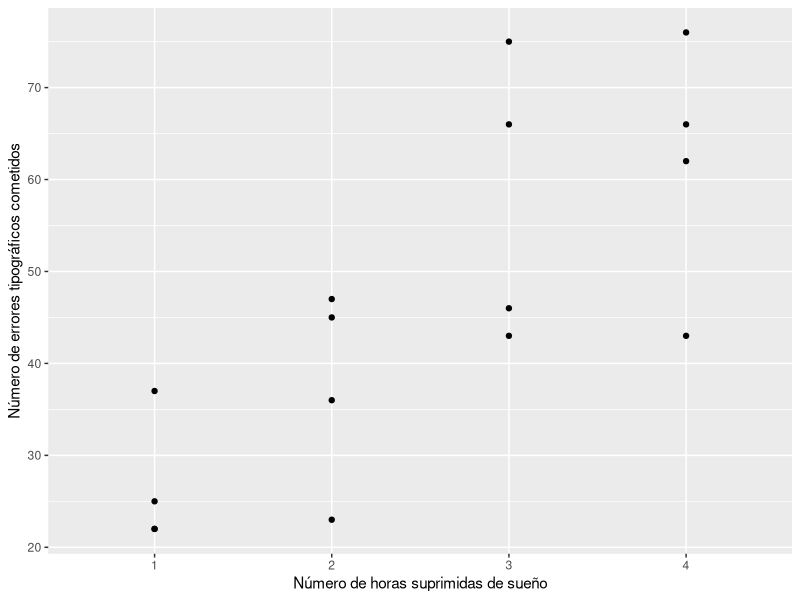
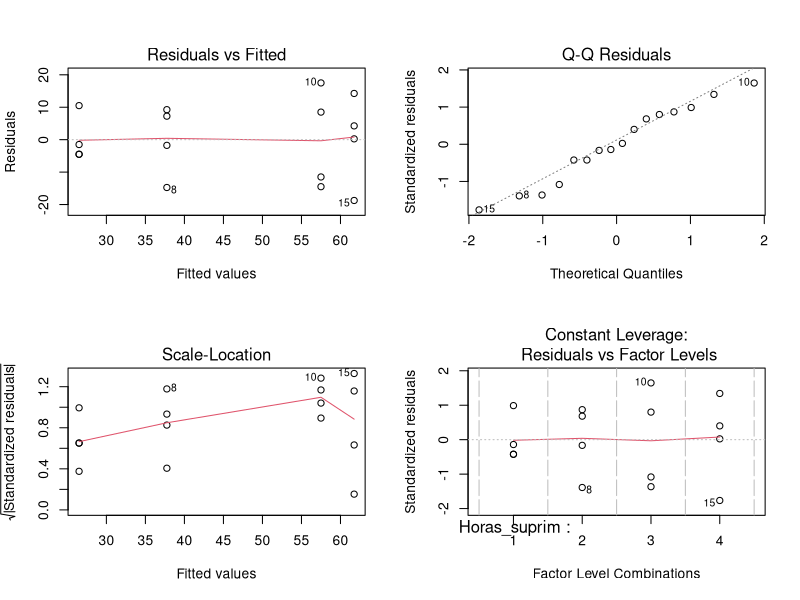
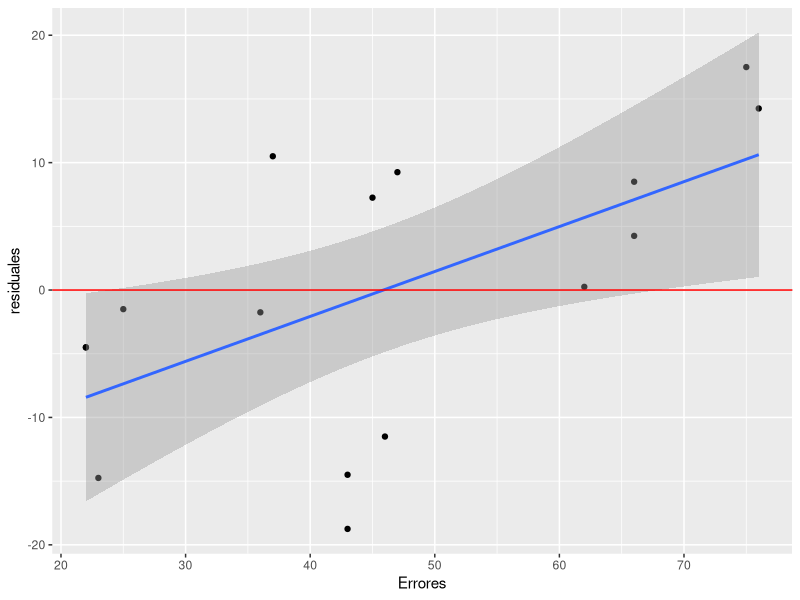
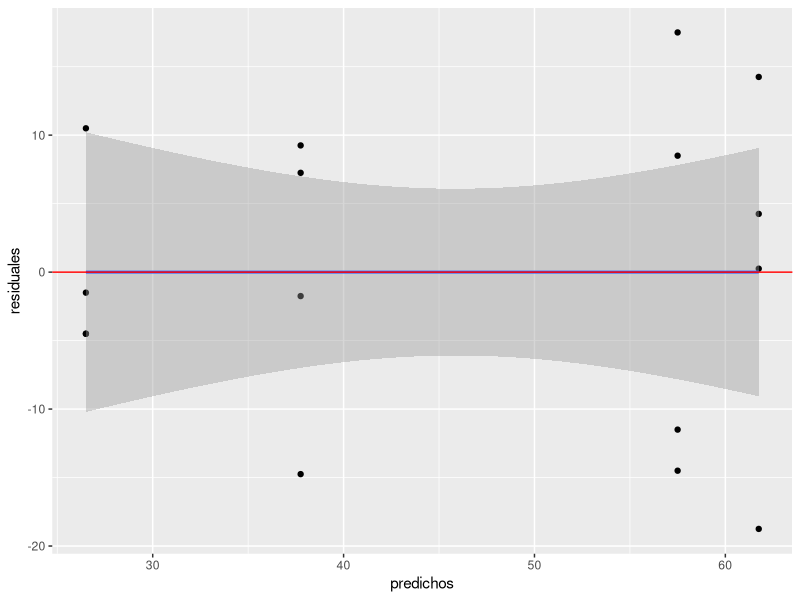
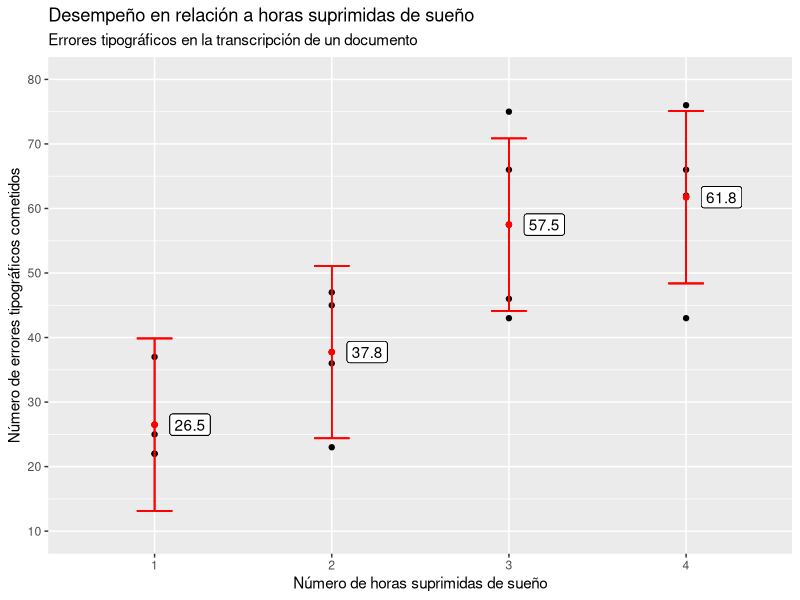
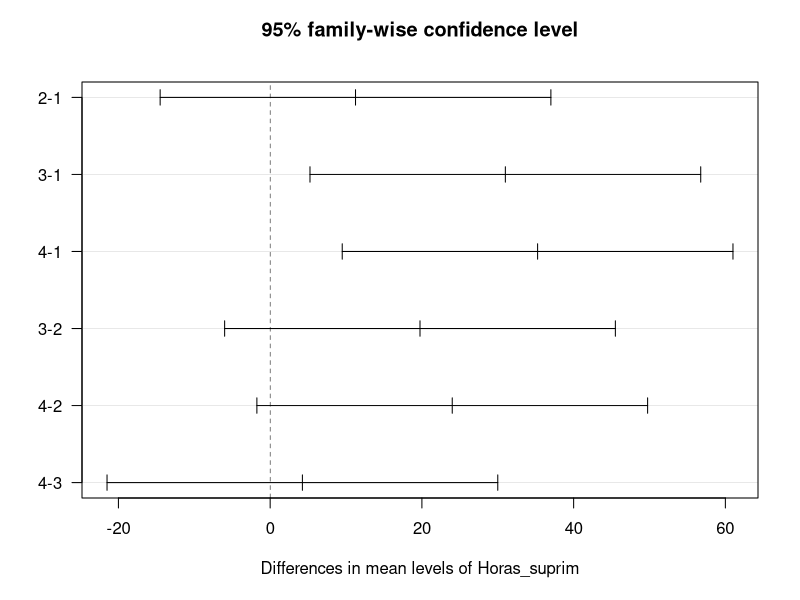

Write R code to recreate these figures, in order.
## ---- chunk 1
knitr::opts_chunk$set(echo = TRUE)
## ---- chunk 2
sueño <- read.csv2("Ejemplo1.csv")
sueño$Horas_suprim <- factor(sueño$Horas_suprim)
## ---- chunk 3
library(ggplot2)
g1 <- ggplot(sueño, aes(Horas_suprim, Errores))
g1 + geom_point() +
     stat_summary(fun.data = "mean_cl_boot", 
                  colour = "blue", size = 0.5) +
     ylab("Número de errores tipográficos cometidos") +
     xlab("Número de horas suprimidas de sueño")
## ---- chunk 4
modelo1 <- aov(Errores ~ Horas_suprim, data = sueño)
summary(modelo1)
## ---- chunk 5
model.tables(modelo1, se = TRUE)
## ---- chunk 6
model.tables(modelo1, type = "mean", se = TRUE)
## ---- chunk 7
# Estimador de la varianza del error aleatorio
(varErr <- summary(modelo1)[[1]]$"Mean Sq"[2])
# Estimación de la desviación estándar del error aleatorio
(desvErr <- sqrt(varErr))
## ---- chunk 8
residuales <- residuals(modelo1)
residualesEstandarizados <- rstandard(modelo1) # Residuales estudentizados internos
residualesEstudentizado <- rstudent(modelo1)   # Residuales estudentizados externos
## ---- chunk 9
shapiro.test(residuales)
shapiro.test(residualesEstandarizados)
shapiro.test(residualesEstudentizado)
## ---- chunk 10
## Para el caso que los errores se distribuyen normales
bartlett.test(Errores ~ Horas_suprim, data = sueño)

## Prueba para el caso que los errores no se distribuyan normal
fligner.test(Errores ~ Horas_suprim, data = sueño)
## ---- chunk 11

par.orig <- par(no.readonly = TRUE)
par(mfrow = c(2, 2))
plot(modelo1)
par(par.orig)

sueño$residuales <- residuales
sueño$stdresiduales <- residualesEstandarizados
sueño$studresiduales <- residualesEstudentizado
sueño$predichos <- predict(modelo1)

library(ggplot2)
g1 <- ggplot(sueño, aes(Errores, residuales))
g1 + geom_point() + geom_smooth(method = lm) +
     geom_hline(yintercept = 0, col = "red")

g1 <- ggplot(sueño, aes(predichos, residuales))
g1 + geom_point() + geom_smooth(method = lm) +
     geom_hline(yintercept = 0, col = "red")


## ---- chunk 12
predichosIC <- data.frame(predict(modelo1, interval = "confidence"))
sueño$inf <- predichosIC$lwr
sueño$sup <- predichosIC$upr

library(ggplot2)
g1 <- ggplot(sueño, aes(Horas_suprim, Errores))
g1 + geom_point() +
     geom_point(aes(Horas_suprim, predichos), col = "red") +
     geom_errorbar(aes(ymax = sup, ymin = inf), col = "red", width = 0.2) +
     ylab("Número de errores tipográficos cometidos") +
     xlab("Número de horas suprimidas de sueño") +
     labs(title = "Desempeño en relación a horas suprimidas de sueño",
          subtitle = "Errores tipográficos en la transcripción de un documento") +
     geom_label(aes(Horas_suprim, predichos, label = round(predichos,1)), 
               nudge_x = 0.2) +
     scale_y_continuous(breaks = seq(10, 80, 10), limits = c(10, 80))
## ---- chunk 13
(THSD <- TukeyHSD(modelo1))

plot(THSD, las = 1)
